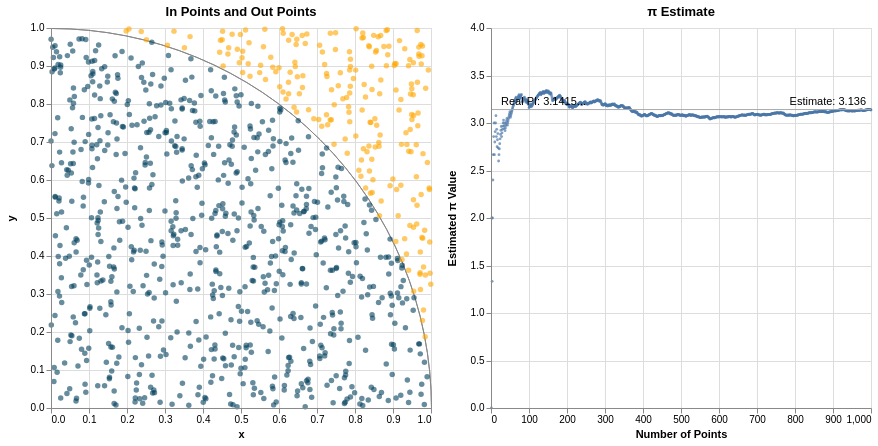

Specify this chart in Vega-Lite:
### Vega specification from a JSON file in a GitHub repository (floating-point values rounded to 4 significant figures)
{"$schema": "https://vega.github.io/schema/vega/v5.json", "description": "Estimating the value of π via random sampling methods.", "autosize": "pad", "padding": 5, "height": 380, "data": [{"name": "random_data", "transform": [{"type": "sequence", "start": 1, "stop": 5001}, {"type": "formula", "as": "x", "expr": "random()"}, {"type": "formula", "as": "y", "expr": "random()"}, {"type": "filter", "expr": "datum.data <= num_points"}]}, {"name": "pi_estimates", "source": "random_data", "transform": [{"type": "formula", "as": "is_inside", "expr": "(datum.x * datum.x + datum.y * datum.y) < 1"}, {"type": "window", "fields": ["is_inside"], "ops": ["sum"], "as": ["num_inside"]}, {"type": "formula", "as": "estimate", "expr": "4 * datum.num_inside / datum.data"}]}, {"name": "pi_estimate", "source": "pi_estimates", "transform": [{"type": "filter", "expr": "datum.data == num_points"}, {"type": "formula", "as": "value", "expr": "datum.estimate"}]}, {"name": "pi", "values": [{"value": 3.142}]}], "signals": [{"name": "num_points", "value": 1000, "bind": {"input": "range", "min": 10, "max": 5000, "step": 1, "debounce": 10}}], "layout": {"padding": 10, "offset": 20, "bounds": "full", "align": "all"}, "marks": [{"type": "group", "style": "cell", "title": {"text": "In Points and Out Points", "frame": "group"}, "encode": {"update": {"width": {"signal": "height"}, "height": {"signal": "height"}}}, "marks": [{"type": "arc", "encode": {"enter": {"stroke": {"value": "#888"}, "strokeWidth": {"value": 1}, "startAngle": {"signal": "1.570796"}, "endAngle": {"value": 0}, "x": {"value": 0.5}, "y": {"signal": "height + 0.5"}, "innerRadius": {"signal": "height"}, "outerRadius": {"signal": "height"}}}}, {"type": "symbol", "style": ["circle"], "from": {"data": "random_data"}, "encode": {"update": {"opacity": {"value": 0.6}, "fill": [{"test": "sqrt(datum.x * datum.x + datum.y * datum.y) <= 1", "value": "#003f5c"}, {"value": "#ffa600"}], "x": {"scale": "x_scale", "field": "x"}, "y": {"scale": "y_scale", "field": "y"}, "shape": {"value": "circle"}}}}], "axes": [{"scale": "x_scale", "orient": "bottom", "title": "x", "labelFlush": true, "labelOverlap": true, "zindex": 1}, {"scale": "x_scale", "orient": "bottom", "grid": true, "gridScale": "y_scale", "domain": false, "labels": false, "maxExtent": 0, "minExtent": 0, "ticks": false, "zindex": 0}, {"scale": "y_scale", "orient": "left", "title": "y", "labelOverlap": true, "zindex": 1}, {"scale": "y_scale", "orient": "left", "grid": true, "gridScale": "x_scale", "domain": false, "labels": false, "maxExtent": 0, "minExtent": 0, "ticks": false, "zindex": 0}]}, {"type": "group", "name": "concat_1_group", "style": "cell", "title": {"text": "π Estimate", "frame": "group"}, "encode": {"update": {"width": {"signal": "height"}, "height": {"signal": "height"}}}, "marks": [{"type": "symbol", "style": ["circle"], "from": {"data": "pi_estimates"}, "encode": {"update": {"opacity": {"value": 0.7}, "fill": {"value": "#4c78a8"}, "x": {"scale": "data_point_scale", "field": "data"}, "y": {"scale": "pi_scale", "field": "estimate"}, "size": {"value": 8}, "shape": {"value": "circle"}}}}, {"type": "rule", "from": {"data": "pi"}, "encode": {"update": {"stroke": {"value": "darkgrey"}, "x": {"value": 0}, "y": {"scale": "pi_scale", "field": "value"}, "x2": {"field": {"group": "width"}}}}}, {"type": "text", "from": {"data": "pi"}, "encode": {"update": {"align": {"value": "left"}, "x": {"value": 10}, "fill": {"value": "black"}, "y": {"scale": "pi_scale", "field": "value", "offset": -5}, "text": {"value": "Real PI: 3.1415..."}}}}, {"type": "text", "from": {"data": "pi_estimate"}, "encode": {"update": {"align": {"value": "right"}, "x": {"signal": "height", "offset": -5}, "dy": {"value": -5}, "fill": {"value": "black"}, "y": {"scale": "pi_scale", "field": "value"}, "text": {"signal": "'Estimate: ' + format(datum.estimate, ',.3f')"}}}}], "axes": [{"scale": "data_point_scale", "orient": "bottom", "title": "Number of Points", "labelFlush": true, "labelOverlap": true, "zindex": 1}, {"scale": "data_point_scale", "orient": "bottom", "grid": true, "gridScale": "pi_scale", "domain": false, "labels": false, "maxExtent": 0, "minExtent": 0, "ticks": false, "zindex": 0}, {"scale": "pi_scale", "orient": "left", "title": "Estimated π Value", "labelOverlap": true, "zindex": 1}, {"scale": "pi_scale", "orient": "left", "grid": true, "gridScale": "data_point_scale", "domain": false, "labels": false, "maxExtent": 0, "minExtent": 0, "ticks": false, "zindex": 0}]}], "scales": [{"name": "x_scale", "type": "linear", "domain": [0, 1], "range": "height", "reverse": true, "nice": true, "zero": true}, {"name": "y_scale", "type": "linear", "domain": [0, 1], "range": "height", "nice": true, "zero": true}, {"name": "data_point_scale", "type": "linear", "domain": {"data": "pi_estimates", "field": "data"}, "range": "height", "reverse": true, "nice": false, "zero": true}, {"name": "pi_scale", "type": "linear", "domain": {"fields": [[2, 4], {"data": "pi", "field": "value"}, {"data": "pi_estimates", "field": "estimate"}]}, "range": "height", "nice": true, "zero": false}], "config": {"axisY": {"minExtent": 30}}}
